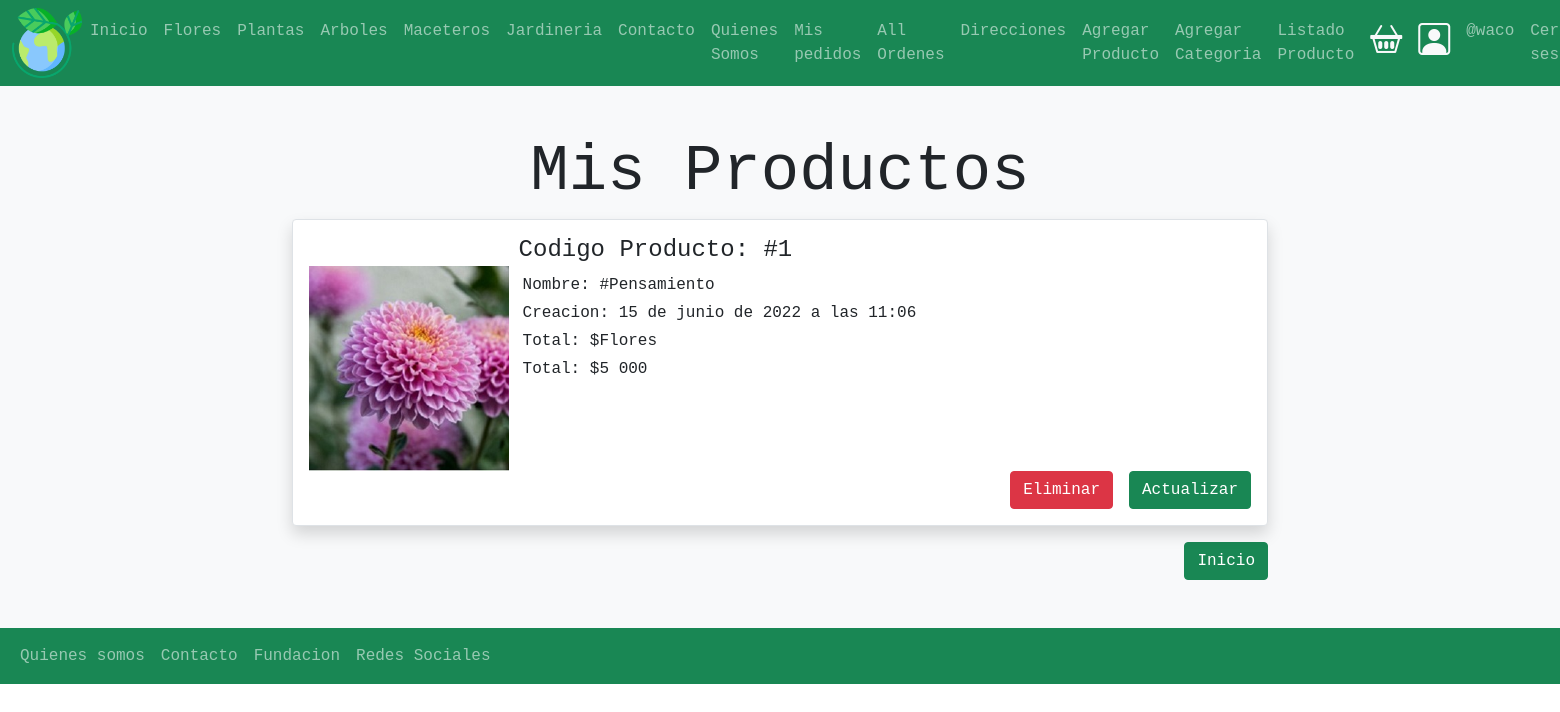
The page /productos/productoListado/ (signed in) on the database its author committed.
### productos/models.py (models this page shows, shortened)
class Producto(models.Model):
    usuario = models.ForeignKey(User, null=False, blank=False, on_delete=models.PROTECT)
    nombre =  models.CharField(max_length=50)
    imagen = models.ImageField(upload_to="productos",null=False, blank=False)
    descripcion = models.TextField()
    precio = models.IntegerField(default=0,null=False , blank=False)
    slug = models.SlugField(null=False, blank=False , unique=True)
    creacion = models.DateTimeField(auto_now_add=True)
    stock = models.IntegerField(null=False , blank=False, default=0)
    categoria =  models.ForeignKey(Categoria, on_delete=models.PROTECT)

class Categoria(models.Model):
    nombre = models.CharField(max_length=50)
    def __str__(self):
        return self.nombre

### productos/views.py (the view)
# urls.py: path('productoListado/', views.productoListado.as_view(), name='productoListado'),
class productoListado(LoginRequiredMixin, ListView):
    login_url = 'login'
    modelo = Producto
    template_name = 'productos/productoListado.html'
    def get_queryset(self):
        return Producto.objects.filter(usuario = self.request.user).order_by('-id')

### productos/templates/productos/productoListado.html
{% extends 'base.html' %}
{% load humanize %}
{% block contenido %}
<section>
    <div class="p-5 bg-light">
        <div class="container">
            <h1 class="display-3 text-center bg-light">Mis Productos</h1>
        </div>
        <div class="container">
            {% for producto in object_list %}
            <div class="card border rounded shadow">
              <div class="card-body">
                <div class="d-inline-block">
                    {% if producto.imagen %}
                    <img src="{{ producto.imagen.url }}" alt="imagen del producto" class="img-fluid" width="200" height="200">
                    {% endif %}
                </div>
               <div class="d-inline-block">
                    <h4 class="card-title"> Codigo Producto:  #{{ producto.id}}</h4>
                    <p class="card-text m-1">Nombre:  #{{producto.nombre}} </p>
                    <p class="card-text m-1"> Creacion: {{ producto.creacion}} </p>
                    <p class="card-text m-1"> Total: ${{ producto.categoria}} </p>
                    <p class="card-text m-1"> Total: ${{ producto.precio | intcomma}} </p>
               </div>
               <div class="d-flex justify-content-end">
                <a href="{% url 'productos:borrar' producto.pk %} " class="btn btn-danger me-3">Eliminar</a>
                    <a href="{% url 'productos:update' producto.pk %}" class="btn btn-success">Actualizar</a>
               </div>
                </div>
            </div>
            {% endfor %}
            <div class="d-flex justify-content-end mt-3">
                <a href="{% url 'home'  %}" class="btn btn-success" role="button"> Inicio</a>
            </div>
        </div>
    </div>
</section>
{% endblock contenido %}

### templates/base.html (shortened to what this page needs)
{% load static %}
<!DOCTYPE html>
<html lang="es">
<head>
    <link href="https://cdn.jsdelivr.net/npm/bootstrap@5.1.3/dist/css/bootstrap.min.css" rel="stylesheet">
    <link rel="stylesheet" href="https://cdn.jsdelivr.net/npm/bootstrap-icons@1.8.2/font/bootstrap-icons.css">
    <link rel="stylesheet" href=" {% static 'css/miestilo.css'%} ">
</head>
<body>
    <header>
        <nav class="navbar navbar-expand-xl navbar-dark bg-success">
            <div class="container-fluid">
                <a href="{% url 'home'%}">
                    <img src="{% static 'img/el-planeta-tierra.png' %}" alt="Logo" style="width: 70px;">
                </a>
                <div class="collapse navbar-collapse" id="mynavbar">
                    <ul class="navbar-nav me-auto">
                        <li class="nav-item">
                            <a class="nav-link" href="{% url 'home' %}">Inicio</a>
                        </li>
                        <li class="nav-item">
                            <a class="nav-link" href="{% url 'flores' %}">Flores</a>
                        </li>
                        <li class="nav-item">
                            <a class="nav-link" href="{% url 'plantas' %}">Plantas</a>
                        </li>
                        <li class="nav-item">
                            <a class="nav-link" href="{% url 'arboles' %}">Arboles</a>
                        </li>
                        <li class="nav-item">
                            <a class="nav-link" href="{% url 'maceteros' %}">Maceteros</a>
                        </li>
                        <li class="nav-item">
                            <a class="nav-link" href="{% url 'jardineria' %}">Jardineria</a>
                        </li>
                        <li class="nav-item">
                            <a class="nav-link" href="{% url 'contacto'%}">Contacto</a>
                        </li>
                        <li class="nav-item">
                            <a class="nav-link" href="{% url 'quienesSomos'%}">Quienes Somos</a>
                        </li>
                        {% if user.is_authenticated %}
                        <li class="nav-item">
                            <a class="nav-link" href="{% url 'ordenes:completados'%}">Mis pedidos</a>
                        </li>
                        {% endif %}
                        {% if user.is_authenticated %}
                        <li class="nav-item">
                            <a class="nav-link" href="{% url 'ordenes:allOrdenes'%}">All Ordenes</a>
                        </li>
                        {% endif %}
                        {% if user.is_authenticated %}
                            <li class="nav-item">
                                <a class="nav-link" href="{% url 'direccion_envio:direccion_envio'%}">Direcciones</a>
                            </li>
                        {% endif %}
                        {% if user.is_authenticated %}
                            <li class="nav-item">
                                <a class="nav-link" href=" {% url 'productos:formProducto' %}">Agregar Producto</a>
                            </li>
                        {% endif %}
                        {% if user.is_authenticated %}
                        <li class="nav-item">
                            <a class="nav-link" href=" {% url 'productos:formCategoria' %}">Agregar Categoria</a>
                        </li>
                    {% endif %}
                        {% if user.is_authenticated %}
                        <li class="nav-item">
                            <a class="nav-link" href=" {% url 'productos:productoListado' %}">Listado Producto</a>
                        </li>
                    {% endif %}
                    </ul>
                    <div class="d-flex m-1">
                        <a href="{% url 'carrito:carrito'%}" class="text-light">
                            <i class="bi bi-basket2 p-1" style="font-size: 2rem;"></i>
                        </a>
                    </div>
                    <div class="d-flex m-2">
                        {% if user.is_authenticated %}
                            <a href="{% url 'perfil'%}" class="text-light">
                                <i class="bi bi-person-square" style="font-size: 2rem;"></i>
                            </a>
                        {% else%}
                            <a href="{% url 'login' %}" class="text-light">
                                <i class="bi bi-person-square" style="font-size: 2rem;"></i>
                            </a>
                        {% endif %}
                    </div>
                    <ul class="navbar-nav ">
                        {% if user.is_authenticated %}
                        <li class="nav-item">
                            <a class="nav-link" href="{% url 'perfil'%}">@{{ user.username }}</a>
                        </li>
                        <li class="nav-item">
                            <a class="nav-link" href="{% url 'logout' %}">Cerrar sesion</a>
                        </li>
                        {% else%}
                        <li class="nav-item d-flex">
                            <a class="nav-link" href="{% url 'login' %}">Iniciar Sesion</a>
                        </li>
                        {% endif %}
                    </ul>
                </div>
            </div>
        </nav>
    </header>
{% block contenido %}
{% endblock contenido %}
   <footer>
        <nav class="navbar navbar-expand-sm bg-success navbar-dark">
            <div class="container-fluid">
                <ul class="navbar-nav me-auto">
                    <li class="nav-item">
                        <a class="nav-link" href=" {% url 'quienesSomos'%}">Quienes somos</a>
                    </li>
                    <li class="nav-item">
                        <a class="nav-link" href=" {% url 'contacto'%} ">Contacto</a>
                    </li>
                    <li class="nav-item">
                        <a class="nav-link" href="javascript:void(0)">Fundacion</a>
                    </li>
                    <li class="nav-item">
                        <a class="nav-link" href="#">Redes Sociales</a>
                    </li>
                </ul>
            </div>
          </nav>
    </footer>
</body>
</html>

### static/css/miestilo.css (style rules this page uses)
body { font-family: monospace; }
.container { width: 100%; max-width: 1000px; margin: auto; }

### rows shown on the page
Producto: imagen (picture), id "1", nombre "Pensamiento", creacion "15 de junio de 2022 a las 11:06", categoria "Flores", precio "5 000"

### other values the page prints
{{ user.username }} "waco"
